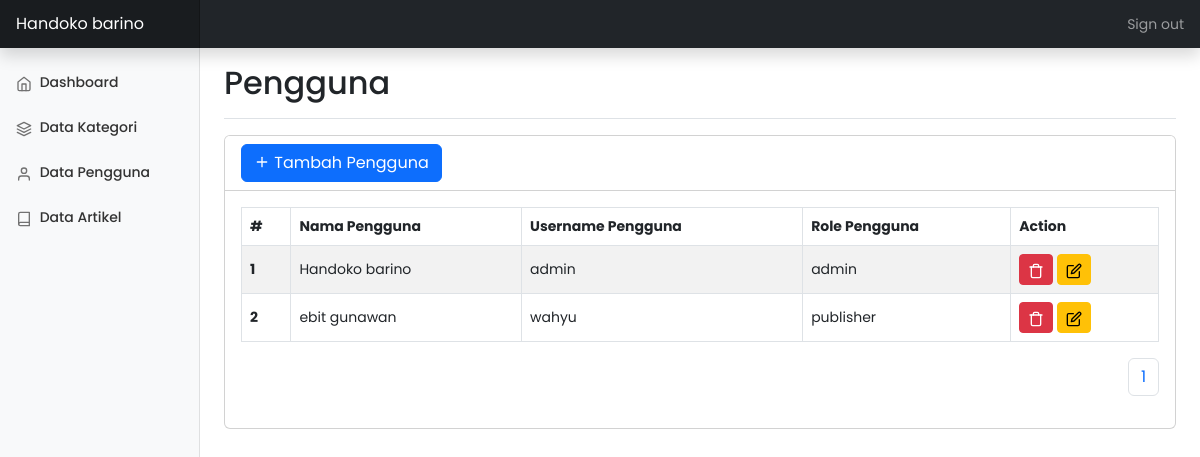
The page /admin/users.php (signed in) on the database its author committed.
### tables this page shows
CREATE TABLE `users` (
  `id_user` int(11) NOT NULL,
  `nama` varchar(200) NOT NULL,
  `username` varchar(110) NOT NULL,
  `password` varchar(110) NOT NULL,
  `role` varchar(110) NOT NULL
);

### function/funsi.php (called while the page is built, shortened)
<?php
function koneksi()
{
    $conn = mysqli_connect('localhost', 'root', '', 'db_artikel') or die(mysqli_error($conn));
    return $conn;
}
function read_user($query)
{
    $conn = koneksi();
    $query = mysqli_query($conn, $query);
    $data = [];
    while ($row = mysqli_fetch_assoc($query)) {
        $data[] = $row;
    }
    return $data;
}

### admin/users.php (the view, shortened to what this page needs)
<?php
include 'layouts/header.php';
$halaman = 10;
$page = isset($_GET['halaman']) ? (int)$_GET['halaman'] : 1;
$mulai = ($page > 1) ? ($page * $halaman) - $halaman : 0;
$data = read_user("SELECT * FROM users LIMIT $mulai, $halaman");
$conn = koneksi();
$query = mysqli_query($conn, "SELECT * FROM users ");
$total = mysqli_num_rows($query);
@$pages = ceil($total / $halaman);
$no    = $mulai + 1;
?>
<main class="col-md-9 ms-sm-auto col-lg-10 px-md-4">
    <div class="d-flex justify-content-between flex-wrap flex-md-nowrap align-items-center pt-3 pb-2 mb-3 border-bottom">
        <h1 class="h2">Pengguna</h1>
    </div>
    <section>
        <div class="row">
            <div class="col-md-12">
                <div class="card mb-5">
                    <div class="card-header bg-white">
                        <a href="users-tambah.php" class="btn btn-primary">
                            <span data-feather="plus" class="align-text-bottom mb-1"></span>
                            Tambah Pengguna
                        </a>
                    </div>
                    <div class="card-body">
                        <div class="table-responsive">
                            <table class="table table-striped align-middle table-bordered">
                                <thead>
                                    <tr>
                                        <th scope="col">#</th>
                                        <th scope="col">Nama Pengguna</th>
                                        <th scope="col">Username Pengguna</th>
                                        <th scope="col">Role Pengguna</th>
                                        <th scope="col">Action</th>
                                    </tr>
                                </thead>
                                <tbody>
                                    <?php foreach ($data as $row) : ?>
                                        <tr>
                                            <th scope="row"><?= $no++ ?></th>
                                            <td><?= $row['nama'] ?></td>
                                            <td><?= $row['username'] ?></td>
                                            <td><?= $row['role'] ?></td>
                                            <td>
                                                <a href="users-hapus.php?id=<?= $row['id_user'] ?>" class="btn btn-sm btn-danger">
                                                    <span data-feather="trash" class="align-text-bottom"></span>
                                                </a>
                                                <a href="users-edit.php?id=<?= $row['id_user'] ?>" class="btn btn-sm btn-warning">
                                                    <span data-feather="edit" class="align-text-bottom"></span>
                                                </a>
                                            </td>
                                        </tr>
                                    <?php endforeach; ?>
                                </tbody>
                            </table>
                        </div>
                        <nav aria-label="Page navigation example">
                            <ul class="pagination justify-content-end">
                                <?php for ($no = 1; $no <= @$pages; $no++) : ?>
                                    <li class="page-item"><a class="page-link" href="kategori.php?halaman=<?= $no ?>"><?= $no ?></a></li>
                                <?php endfor; ?>
                            </ul>
                        </nav>
                    </div>
                </div>
            </div>
        </div>
    </section>
</main>
<?php include 'layouts/footer.php' ?>

### assets/template/css/style.css (style rules this page uses)
body { font-size: 0.875rem; }
.feather { width: 16px; height: 16px; }

### admin/layouts/header.php (style rules this page uses)
body { font-family: 'Poppins', sans-serif; }

### rows shown on the page
users: nama "Handoko barino", username "admin", role "admin"
users: nama "ebit gunawan", username "wahyu", role "publisher"

### other values the page prints
$_SESSION['profile']['nama'] "Handoko barino"
